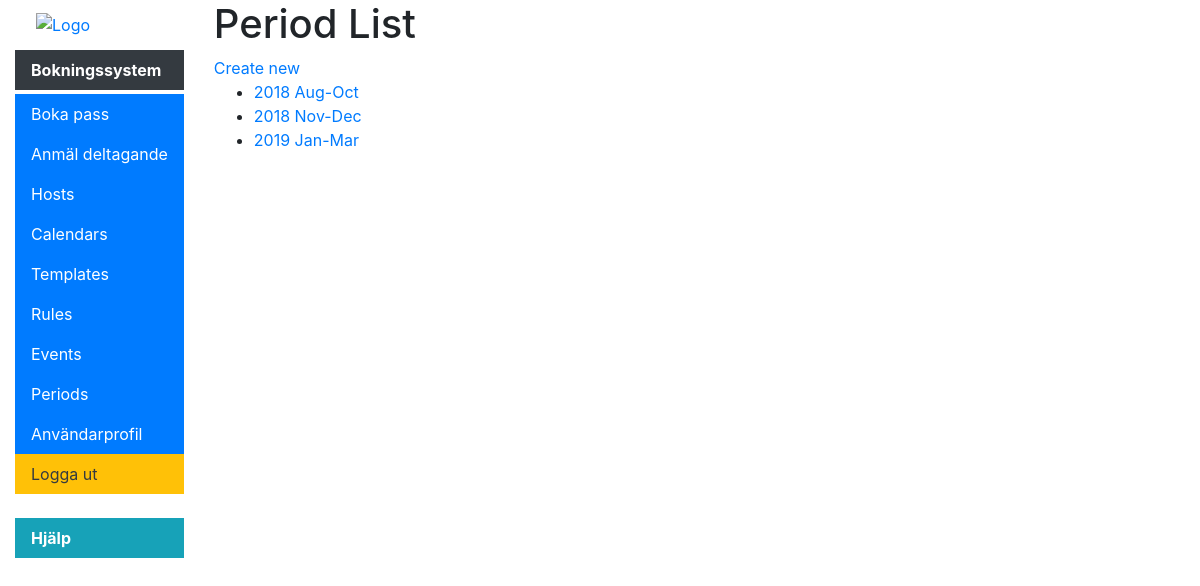
/scheduler/periods (signed in), run on an earlier commit of the app's database.
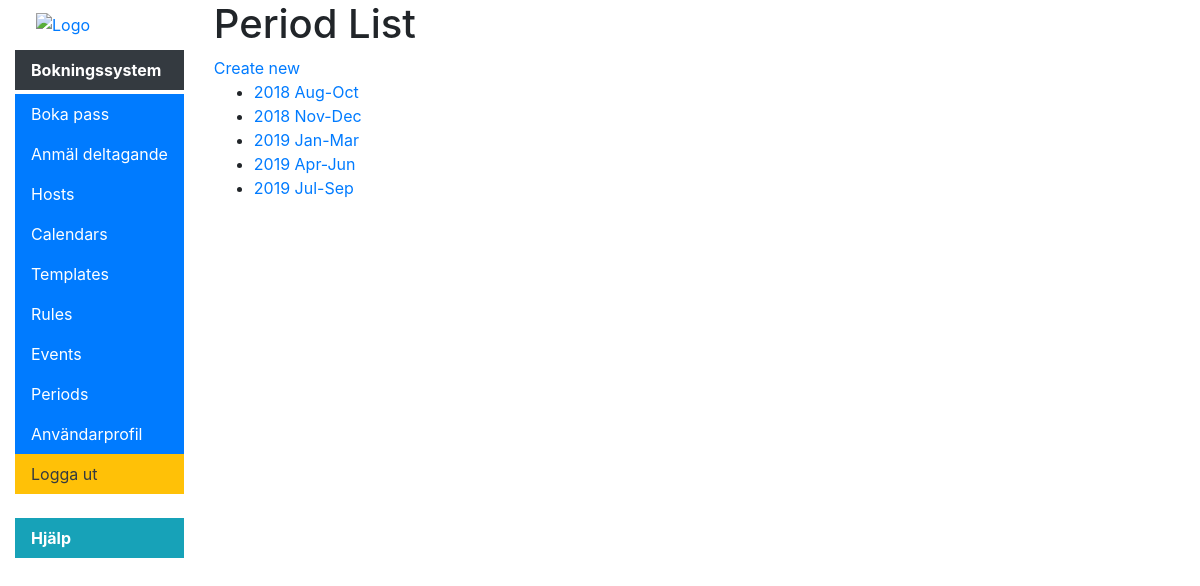
And on a later commit of the database.
### scheduler/models.py (models this page shows, shortened)
class SchedulingPeriod(models.Model):
    start = models.DateField(help_text="Start of period", db_index=True)
    end = models.DateField(help_text="End of period", db_index=True)
    num_required_events = models.IntegerField(default = 6, help_text="Number of events a host should have in this period")
    participant_key_string = ParticipantKeyField(default = "", help_text="A string representing the events a host is required to be a participant to in this period", max_length=10)
    @property
    def name(self):
        return self.start.strftime('%Y %b') + "-" + self.end.strftime('%b')
    def get_absolute_url(self):
        return reverse('period-detail', args=[str(self.id)])

### scheduler/views.py (the view)
# urls.py: path('periods', views.PeriodListView.as_view(), name='periods'),
class PeriodListView(UserIsStaffMixin, generic.ListView):
    model = SchedulingPeriod

### scheduler/context_processors.py (called while the page is built)
def extra_menu_processor(request):
    extra = {}
    if hasattr(settings, "MENU_TITLE"):
    	extra['menu_title'] = settings.MENU_TITLE
    if hasattr(settings, "LOGO_PATH"):
        extra['logo_path'] = settings.LOGO_PATH
    if hasattr(settings, "MENU_EXTRA"):
        extra['menu_extra'] = settings.MENU_EXTRA
    return extra

### scheduler/views.py (called while the page is built)
    def test_func(self):
        return self.request.user.is_staff

### scheduler/templates/scheduler/schedulingperiod_list.html (shortened to what this page needs)
{% extends "base_generic.html" %}
{% block content %}
    <h1>Period List</h1>
    <a href="{% url 'period-create' %}">Create new</a>
    {% if schedulingperiod_list %}
    <ul>
      {% for period in schedulingperiod_list %}
      <li>
        <a href="{{ period.get_absolute_url }}">{{ period.name }}</a>
      </li>
      {% endfor %}
    </ul>
    {% else %}
      <p>No Periods have been created.</p>
    {% endif %}
{% endblock %}

What changed in the data, as far as the page shows it:
added SchedulingPeriod: name "2019 Apr-Jun"
added SchedulingPeriod: name "2019 Jul-Sep"
